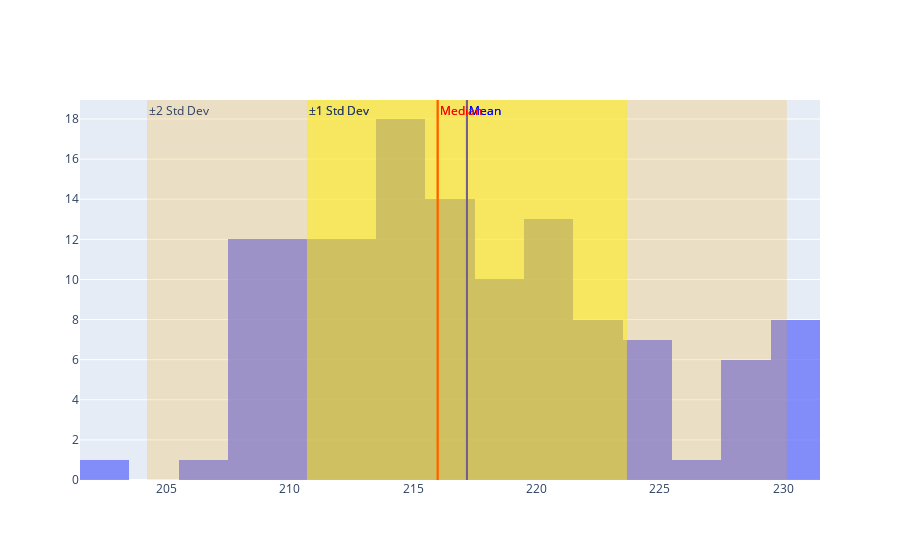

Notebook cell for this chart:
### Code cell
fig.add_vrect(x0=mean - 2 * std_dev, x1=mean + 2 * std_dev, fillcolor='orange', opacity=0.2,
                  annotation_text='±2 Std Dev', annotation_position='top left', line_width=0)

### Figure 1 — Plotly figure (JSON) as saved in the notebook; plotly's stock layout.template omitted (floating-point values rounded to 4 significant figures)
{"data": [{"name": "Gentoo Flipper Length", "opacity": 0.75, "type": "histogram", "x": [211, 230, 210, 218, 215, 210, 211, 219, 209, 215, 214, 216, 214, 213, 210, 217, 210, 221, 209, 222, 218, 215, 213, 215, 215, 215, 216, 215, 210, 220, 222, 209, 207, 230, 220, 220, 213, 219, 208, 208, 208, 225, 210, 216, 222, 217, 210, 225, 213, 215, 210, 220, 210, 225, 217, 220, 208, 220, 208, 224, 208, 221, 214, 231, 219, 230, 214, 229, 220, 223, 216, 221, 221, 217, 216, 230, 209, 220, 215, 223, 212, 221, 212, 224, 212, 228, 218, 218, 212, 230, 218, 228, 212, 224, 214, 226, 216, 222, 203, 225, 219, 228, 215, 228, 216, 215, 210, 219, 208, 209, 216, 229, 213, 230, 217, 230, 217, 222, 214, 215, 222, 212, 213]}], "layout": {"annotations": [{"font": {"color": "blue"}, "showarrow": false, "text": "Mean", "x": 217.2, "xanchor": "left", "xref": "x", "y": 1, "yanchor": "top", "yref": "y domain"}, {"font": {"color": "red"}, "showarrow": false, "text": "Median", "x": 216, "xanchor": "left", "xref": "x", "y": 1, "yanchor": "top", "yref": "y domain"}, {"showarrow": false, "text": "±1 Std Dev", "x": 210.7, "xanchor": "left", "xref": "x", "y": 1, "yanchor": "top", "yref": "y domain"}, {"font": {"color": "blue"}, "showarrow": false, "text": "Mean", "x": 217.2, "xanchor": "left", "xref": "x", "y": 1, "yanchor": "top", "yref": "y domain"}, {"font": {"color": "red"}, "showarrow": false, "text": "Median", "x": 216, "xanchor": "left", "xref": "x", "y": 1, "yanchor": "top", "yref": "y domain"}, {"showarrow": false, "text": "±1 Std Dev", "x": 210.7, "xanchor": "left", "xref": "x", "y": 1, "yanchor": "top", "yref": "y domain"}, {"showarrow": false, "text": "±2 Std Dev", "x": 204.2, "xanchor": "left", "xref": "x", "y": 1, "yanchor": "top", "yref": "y domain"}], "shapes": [{"line": {"color": "blue", "width": 2}, "type": "line", "x0": 217.2, "x1": 217.2, "xref": "x", "y0": 0, "y1": 1, "yref": "y domain"}, {"line": {"color": "red", "width": 2}, "type": "line", "x0": 216, "x1": 216, "xref": "x", "y0": 0, "y1": 1, "yref": "y domain"}, {"fillcolor": "yellow", "line": {"width": 0}, "opacity": 0.3, "type": "rect", "x0": 210.7, "x1": 223.7, "xref": "x", "y0": 0, "y1": 1, "yref": "y domain"}, {"line": {"color": "blue", "width": 2}, "type": "line", "x0": 217.2, "x1": 217.2, "xref": "x", "y0": 0, "y1": 1, "yref": "y domain"}, {"line": {"color": "red", "width": 2}, "type": "line", "x0": 216, "x1": 216, "xref": "x", "y0": 0, "y1": 1, "yref": "y domain"}, {"fillcolor": "yellow", "line": {"width": 0}, "opacity": 0.3, "type": "rect", "x0": 210.7, "x1": 223.7, "xref": "x", "y0": 0, "y1": 1, "yref": "y domain"}, {"fillcolor": "orange", "line": {"width": 0}, "opacity": 0.2, "type": "rect", "x0": 204.2, "x1": 230.2, "xref": "x", "y0": 0, "y1": 1, "yref": "y domain"}]}}
